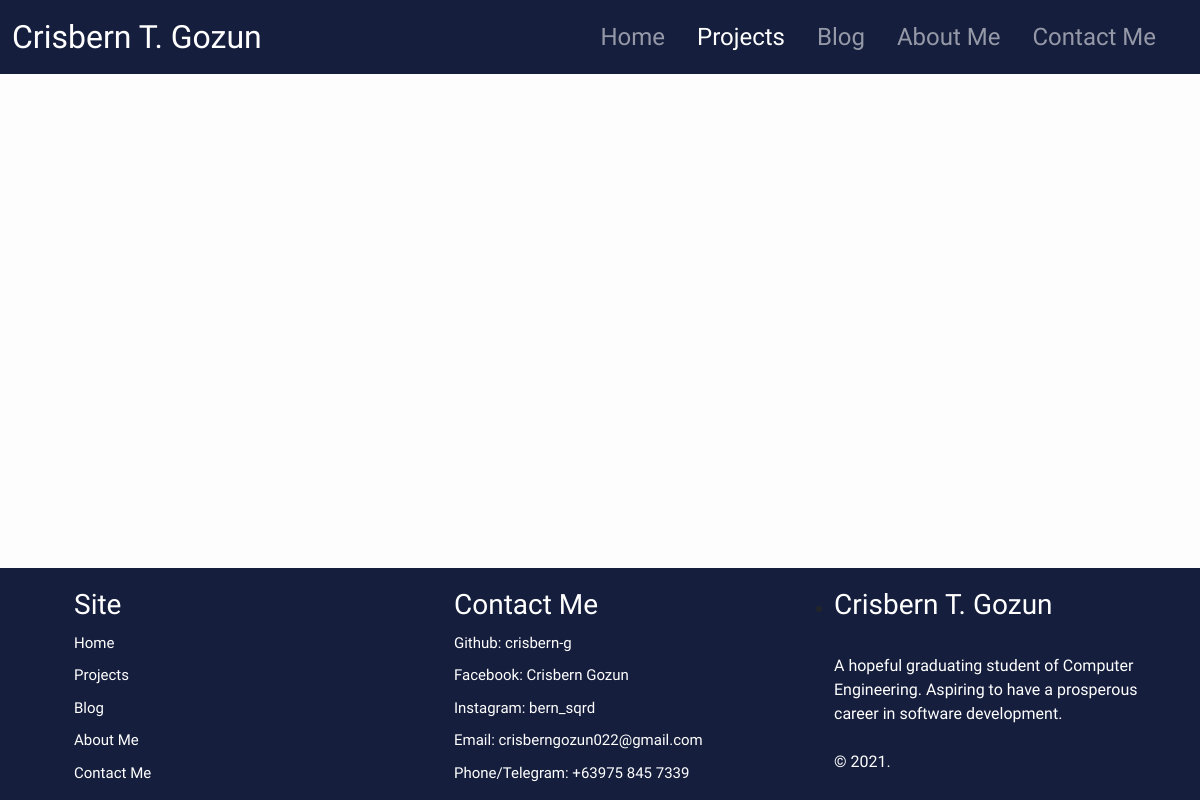
Before: /project/ with the older database file.
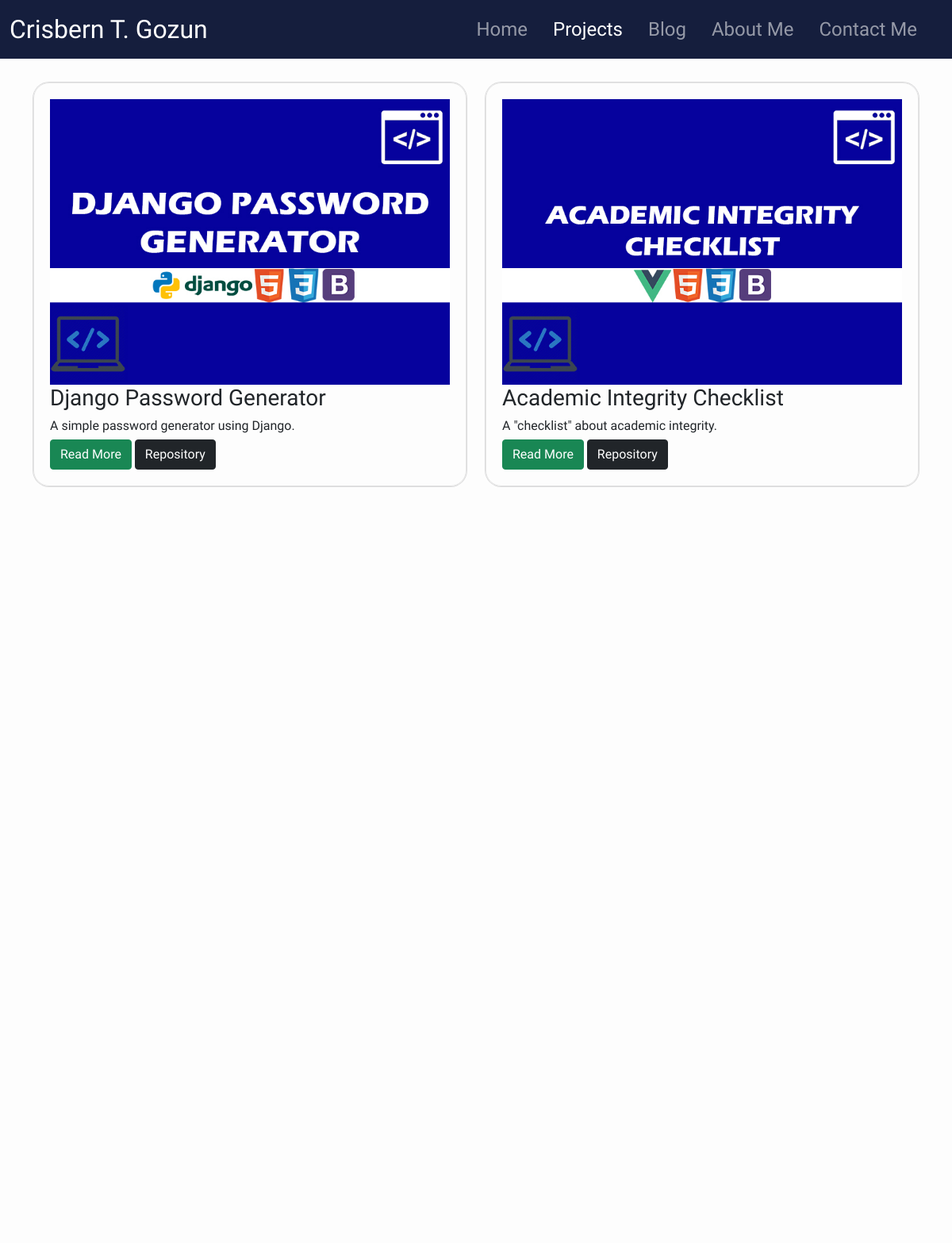
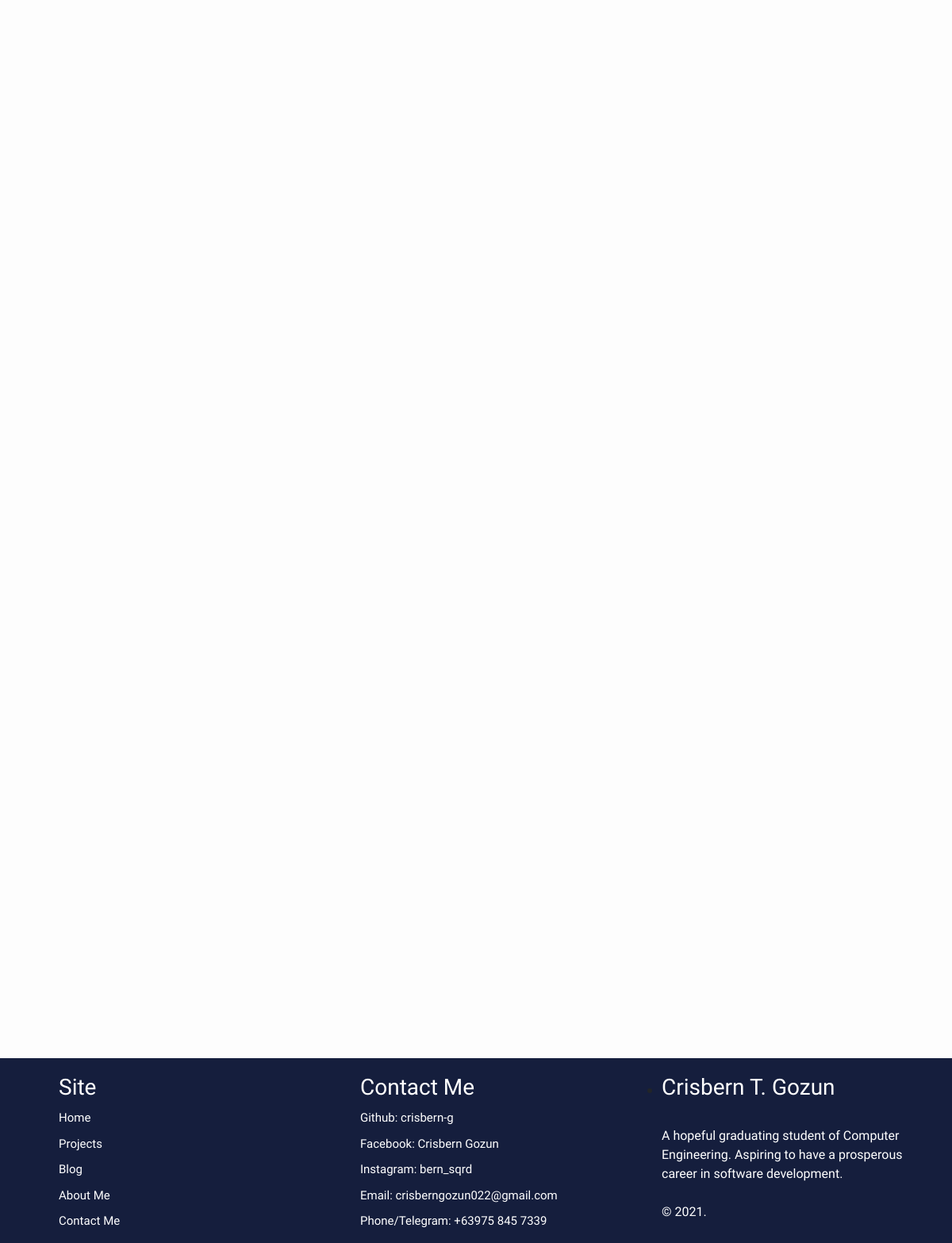
After: the same page with the newer database file (2 pictures, top to bottom).
### Project/models.py (models this page shows, shortened)
class ProjectModel(models.Model):
    project_name = models.CharField(max_length=100)
    project_repository = models.URLField(blank=True, null=True)
    project_link = models.URLField(blank=True, null=True)
    project_brief = models.CharField(null=True, blank=True, max_length=100)
    project_description = models.TextField()
    project_demonstration = models.TextField(blank=True, null=True)
    project_screencapture = models.ImageField(blank=True, null=True, upload_to='project_screen_capture')
    project_thumbnail = models.ImageField(upload_to='project_thumbnail')
    project_tech = models.ManyToManyField(TechModel)
    slug = models.SlugField()

### Project/views.py (the view)
# urls.py: path('', views.AllProjectsView.as_view(), name='all_projects'),
class AllProjectsView(ListView):
    template_name = 'Project/all_projects.html'
    model = ProjectModel
    context_object_name = 'projects'

### Project/templates/Project/all_projects.html (shortened to what this page needs)
{% extends 'base.html' %}
{% load static %}
{% block css_file %}
    <link rel="stylesheet" href="{% static 'Project/all_projects.css' %}">
{% endblock css_file %}
{% block navbar %}
      {% include 'includes/navbar.html' with page='project' %}
{% endblock navbar %}
{% block content %}
    <section>
        <div class="container">
            <div class="row row-cols-lg-2 row-cols-sm-1 g-4">
                {% for project in projects %}
                    <div class="col-auto">
                        <div class="project-entry fade-in">
                            <img class="img-fluid" src="{{ project.project_thumbnail.url }}" alt="">
                            <h3>{{ project.project_name }}</h1>
                            <h6>{{ project.project_brief }}</h6>
                            <span>
                                <a class="btn btn-success" href="{% url 'project_detail' project.slug %}">Read More</a>
                                <a class="btn btn-dark" href="{{ project.project_repository }}" target="_blank">Repository</a>
                            </span>
                        </div>
                    </div>
                {% endfor %}
            </div>
        </div>
    </section>
{% endblock content %}

### templates/base.html (shortened to what this page needs)
{% load static %}
<!DOCTYPE html>
<html lang="en">
<head>
    {% block css_file %}{% endblock css_file %}
    <link rel="stylesheet" href="{% static 'main.css' %}">
    <link rel="stylesheet" href="{% static 'scroll-animations.css' %}">
    <link href="https://cdn.jsdelivr.net/npm/bootstrap@5.1.0/dist/css/bootstrap.min.css" rel="stylesheet">
</head>
<body class="d-flex flex-column min-vh-100">
    <header class="sticky-top">
        {% block navbar %}{% endblock navbar %}
    </header>
    {% block content %}{% endblock content %}
    <footer class="mt-auto">
        <div class="d-flex position-relative bottom-0">
            <div class="container">
                <div class="row row-cols-lg-3 row-cols-md-3 row-cols-sm-1 row-cols-xs-1" id="footer-row">
                    <div class="col footer-list">
                        <ul>
                            <li><h3>Site</h3></li>
                            <li><a href="{% url 'home' %}">Home</a></li>
                            <li><a href="{% url 'all_projects' %}">Projects</a></li>
                            <li><a href="{% url 'all_blogs' %}">Blog</a></li>
                            <li><a href="{% url 'about_me' %}">About Me</a></li>
                            <li><a href="{% url 'contact_me' %}">Contact Me</a></li>
                        </ul>
                    </div>
                    <div class="col footer-list">
                        <ul>
                            <li><h3>Contact Me</h3></li>
                            <li>Github: <a href="https://github.com/crisbern-g" target="_blank">crisbern-g</a></li>
                            <li>Facebook: <a href="https://www.facebook.com/Crisbern022/" target="_blank">Crisbern Gozun</a></li>
                            <li>Instagram: <a href="https://www.instagram.com/bern_sqrd/" target="_blank">bern_sqrd</a></li>
                            <li>Email: <a href="mailto:crisberngozun022@gmail.com">crisberngozun022@gmail.com</a></li>
                            <li>Phone/Telegram: +63975 845 7339</li>
                        </ul>
                    </div>
                    <div class="col" id="footer-last-column">
                        <ul>
                            <li>
                                <h3>Crisbern T. Gozun</h3>
                                <p>
                                    <br>
                                    A hopeful graduating student of Computer Engineering. Aspiring to have a prosperous career in software development.
                                    <br><br>
                                    © 2021.
                                </p>
                            </li>
                        </ul>
                    </div>
                </div>
            </div>
        </div>
    </footer>
</body>
</html>

### templates/includes/navbar.html (shortened to what this page needs)
<nav class="navbar navbar-dark navbar-expand-lg" id="navbar">
    <div class="container-fluid">
        <a class="navbar-brand" href="#" id="name">Crisbern T. Gozun</a>
        <div class="offcanvas offcanvas-end" tabindex="-1" id="offcanvasNavbar" aria-labelledby="offcanvasNavbarLabel">
            <div class="offcanvas-body">
                <ul class="navbar-nav justify-content-end flex-grow-1 pe-3">
                    <li class="nav-item">
                        <a class="nav-link {% if page == 'home' %}active{% endif %}" href="{% url 'home' %}">Home</a>
                    </li>
                    <li class="nav-item">
                        <a class="nav-link  {% if page == 'project' %}active{% endif %}" href="{% url 'all_projects' %}">Projects</a>
                    </li>
                    <li class="nav-item">
                        <a class="nav-link {% if page == 'blog' %}active{% endif %}" href="{% url 'all_blogs' %}">Blog</a>
                    </li>
                    <li class="nav-item">
                        <a class="nav-link {% if page == 'about_me' %}active{% endif %}" href="{% url 'about_me' %}">About Me</a>
                    </li>
                    <li class="nav-item">
                        <a class="nav-link {% if page == 'contact_me' %}active{% endif %}" " href="{% url 'contact_me' %}">Contact Me</a>
                    </li>
                </ul>
            </div>
        </div>
    </div>
</nav>

### Project/static/Project/all_projects.css (style rules this page uses)
body { background-color: black !important; }
section { margin-top: 30px; font-family: 'Ubuntu', sans-serif; }
.project-entry { position: relative; border-radius: 20px; margin-bottom: 20px; margin-right: 0px; padding-bottom: 20px; padding-top: 20px; padding-left: 20px; padding-right: 20px; border: 1px solid rgb(230, 230, 230); box-shadow: rgba(0, 0, 0, 0.02) 0px 1px 3px 0px, rgba(27, 31, 35, 0.15) 0px 0px 0px 1px; transition-property: transform, box-shadow; transition: 100ms ease-in; cursor: pointer; }

### static/main.css (style rules this page uses)
html { scroll-behavior: smooth; }
body { background-color: rgb(253, 253, 253) !important; overflow-x: hidden; }
.navbar { background-color: #151E3D; }
.nav-link { font-family: 'Righteous', cursive; font-size: 1.5rem; margin: 0px 0.5rem; }
.offcanvas-body { background-color: #151E3D; }
#name { font-family: 'Righteous', cursive; font-size: 2rem; }
footer .d-flex { background-color: #151E3D; }
.footer-list ul { list-style: none; }
.footer-list ul li { font-family: 'Comfortaa', cursive; color: white; margin-bottom: 10px; font-size: 15px; }
.footer-list ul li a { color: white; text-decoration: none; }
#footer-row .col { padding-top: 20px; }
#footer-last-column p, #footer-last-column h3 { font-family: 'Comfortaa', cursive; color: white; }

### static/scroll-animations.css (style rules this page uses)
.fade-in { opacity: 0; transition-property: opacity; transition: 500ms ease-in; }
.fade-in.appear { opacity: 1; }

Changed rows visible on the page:
added ProjectModel: project_thumbnail (picture), project_name "Django Password Generator", project_brief "A simple password generator using Django."
added ProjectModel: project_thumbnail (picture), project_name "Academic Integrity Checklist", project_brief "A \"checklist\" about academic integrity."
